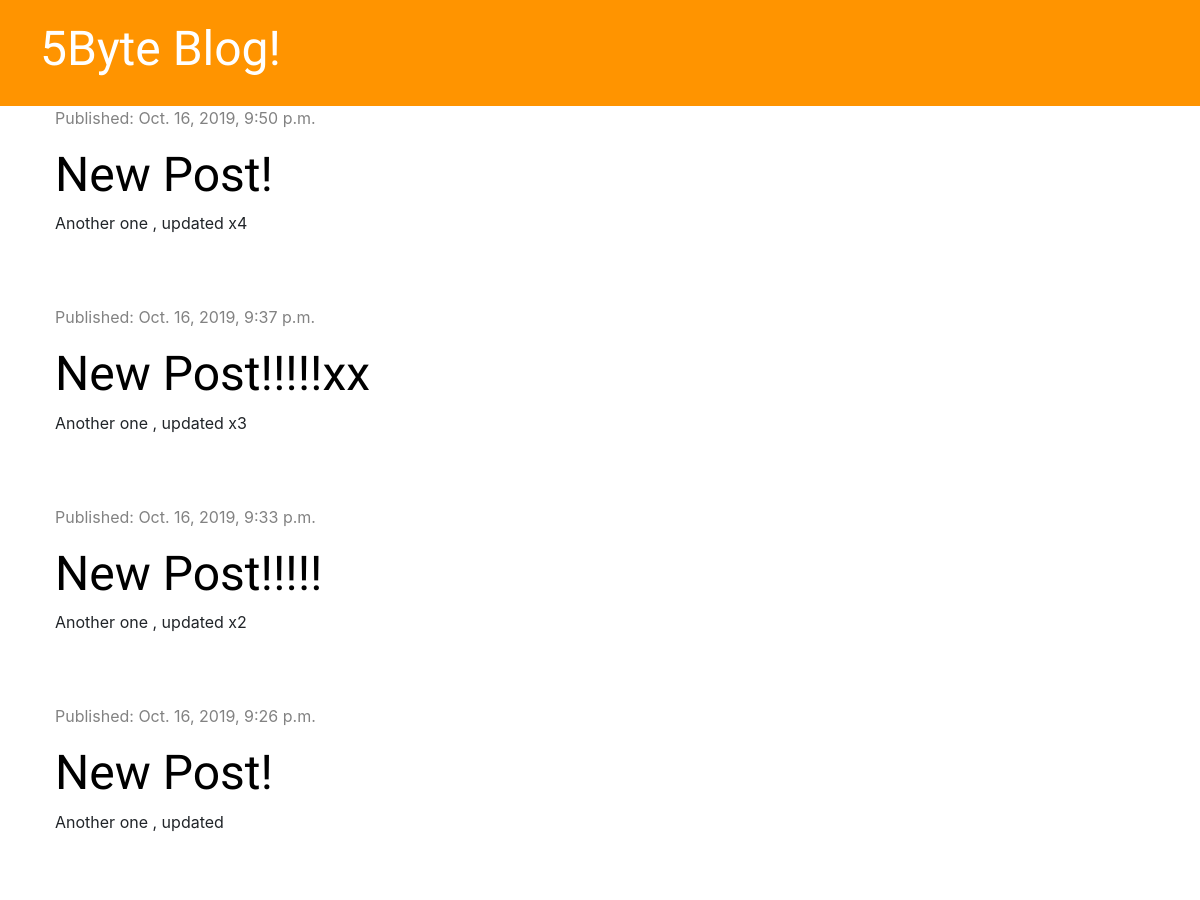
Before: / (upper part) with the older database file.
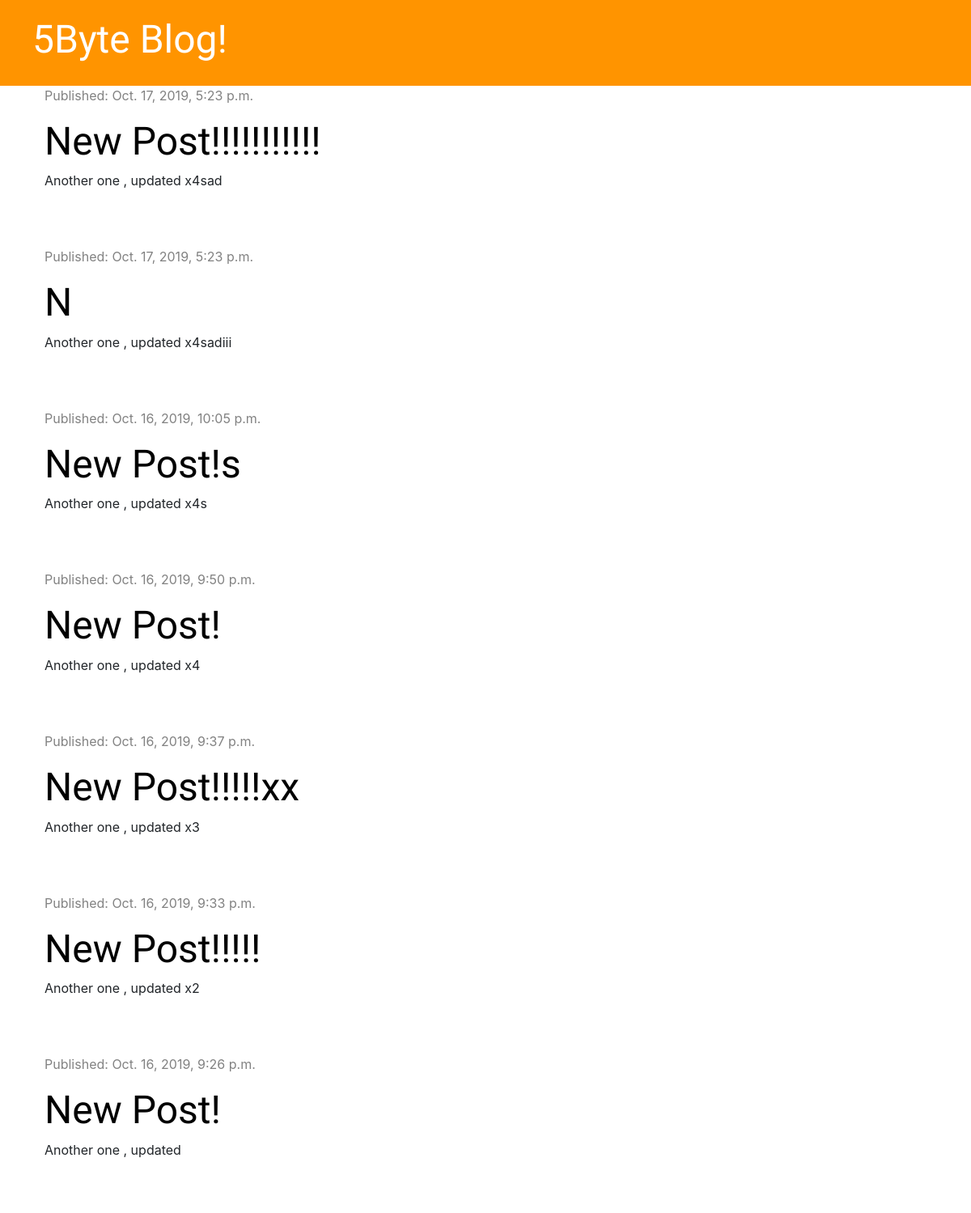
After: the same page with the newer database file.
### blog/models.py (models this page shows, shortened)
class Post(models.Model):
    author= models.ForeignKey('auth.User', on_delete=models.CASCADE)
    title= models.CharField(max_length=200)
    text=models.TextField()
    created_date= models.DateTimeField(default=timezone.now)
    published_date=models.DateTimeField(blank=True,null=True)

### blog/views.py (the view)
# urls.py: path('',views.post_list, name='post_list'),
def post_list(request):
    posts = Post.objects.filter(published_date__lte=timezone.now()).order_by('-published_date')
    stuff_for_frontent = {'posts':posts}
    return render(request, 'blog/post_list.html', stuff_for_frontent)

### blog/templates/blog/post_list.html
{% extends 'blog/base.html' %}
{% block content %}
          {%for post in posts %}
          <div class="post">
            <div class="date">
              <p>Published: {{post.published_date}}</p>
            </div>
            <h1><a href="{% url 'post_detail' pk=post.pk %}">{{post.title}}</a></h1>
            <p>{{post.text | linebreaksbr}}</p>
          </div>
          {%endfor%}
{% endblock %}

Changed rows visible on the page:
added Post: published_date "Oct. 17, 2019, 5:23 p.m.", title "New Post!!!!!!!!!!!", text "Another one , updated x4sad"
added Post: published_date "Oct. 17, 2019, 5:23 p.m.", title "N", text "Another one , updated x4sadiii"
added Post: published_date "Oct. 16, 2019, 10:05 p.m.", title "New Post!s", text "Another one , updated x4s"
